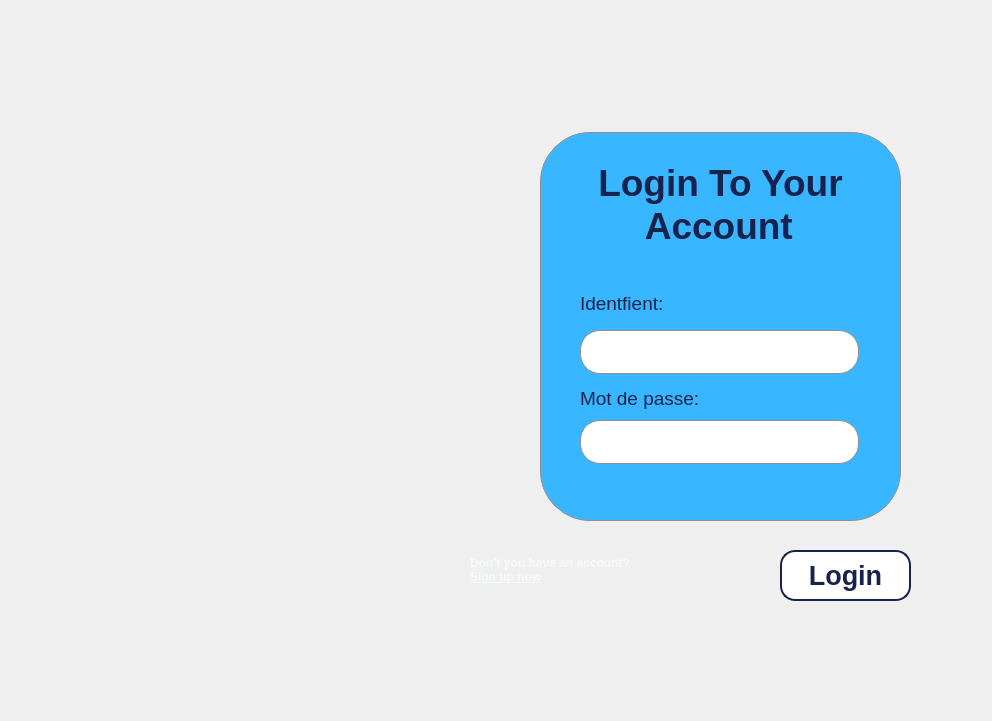
<?xml version="1.0" encoding="UTF-8"?>
<ui version="4.0">
 <class>MainWindow</class>
 <widget class="QMainWindow" name="MainWindow">
  <property name="geometry">
   <rect>
    <x>0</x>
    <y>0</y>
    <width>992</width>
    <height>721</height>
   </rect>
  </property>
  <property name="windowTitle">
   <string>Login And Register system</string>
  </property>
  <property name="windowIcon">
   <iconset resource="resources.qrc">
    <normaloff>:/images/OIP-removebg-preview (2).png</normaloff>:/images/OIP-removebg-preview (2).png</iconset>
  </property>
  <property name="styleSheet">
   <string notr="true">#centralwidget{
border-image: url(:/images/logbCK.png)

}</string>
  </property>
  <widget class="QWidget" name="centralwidget">
   <widget class="QGroupBox" name="groupBox">
    <property name="geometry">
     <rect>
      <x>540</x>
      <y>120</y>
      <width>361</width>
      <height>401</height>
     </rect>
    </property>
    <property name="sizePolicy">
     <sizepolicy hsizetype="Preferred" vsizetype="Expanding">
      <horstretch>0</horstretch>
      <verstretch>0</verstretch>
     </sizepolicy>
    </property>
    <property name="styleSheet">
     <string notr="true">QGroupBox {
    border: 1px solid #8f8f91;  /* Border color */
    border-radius: 50px;        /* Rounded corners */
    background-color: #38b6ff;  /* Background color */
    margin-top: 12px;           /* Space between title and border */
}

QGroupBox::title {
    subcontrol-origin: margin;  /* Positioning of the title */
    subcontrol-position: top left;  /* Align title to top-left */
    padding: 0 3px;             /* Padding around the title */
    background-color: #007BFF;  /* Title background color */
    color: white;               /* Title text color */
    border-radius: 5px;         /* Rounded title corners */
}
</string>
    </property>
    <property name="title">
     <string/>
    </property>
    <widget class="QLabel" name="label">
     <property name="geometry">
      <rect>
       <x>0</x>
       <y>0</y>
       <width>361</width>
       <height>171</height>
      </rect>
     </property>
     <property name="styleSheet">
      <string notr="true"/>
     </property>
     <property name="text">
      <string>&lt;html&gt;
&lt;head/&gt;
&lt;body&gt;
    &lt;div align=&quot;center&quot;&gt;
        &lt;span style=&quot;font-size:28pt; font-weight: bold; color: #17224d;&quot;&gt;Login To Your&lt;/span&gt;&lt;br style=&quot;line-height: 0; margin-bottom: -5px;&quot;&gt;
        &lt;span style=&quot;font-size:28pt; font-weight: bold; color: #17224d;&quot;&gt;Account&lt;/span&gt;
    &lt;/div&gt;
&lt;/body&gt;
&lt;/html&gt;
</string>
     </property>
     <property name="indent">
      <number>-1</number>
     </property>
    </widget>
    <widget class="QLineEdit" name="idlogin">
     <property name="geometry">
      <rect>
       <x>40</x>
       <y>210</y>
       <width>279</width>
       <height>44</height>
      </rect>
     </property>
     <property name="sizePolicy">
      <sizepolicy hsizetype="Expanding" vsizetype="Preferred">
       <horstretch>0</horstretch>
       <verstretch>0</verstretch>
      </sizepolicy>
     </property>
     <property name="styleSheet">
      <string notr="true">QLineEdit {
    border: 1px solid #8f8f91; /* Default border color */
    border-radius: 20px; /* Rounded corners */
    padding: 10px; /* Inner padding */
    background-color: white; /* Background color */
    font-family: &quot;Garet&quot;; /* Font */
    font-size: 12pt; /* Font size */
    color: #17224d; /* Text color */
}
QLineEdit:focus {
    border: 2px solid #17224d; /* Change border color on focus */
    background-color: #f0f0f0; /* Optional: change background on focus */
}
QLineEdit::placeholder {
    color: #c0c0c0; /* Placeholder color */
    font-family: &quot;Garet&quot;; /* Ensure Garet is installed */
    font-size: 12pt; /* Set font size */
}
</string>
     </property>
    </widget>
    <widget class="QLabel" name="username">
     <property name="geometry">
      <rect>
       <x>40</x>
       <y>165</y>
       <width>279</width>
       <height>38</height>
      </rect>
     </property>
     <property name="font">
      <font>
       <pointsize>14</pointsize>
      </font>
     </property>
     <property name="text">
      <string>&lt;html&gt;&lt;head/&gt;&lt;body&gt;&lt;p&gt;&lt;span style=&quot; font-family:'Garet'; color:#17224d;&quot;&gt;Identfient:&lt;/span&gt;&lt;/p&gt;&lt;/body&gt;&lt;/html&gt;</string>
     </property>
    </widget>
    <widget class="QLineEdit" name="passwordlogin">
     <property name="geometry">
      <rect>
       <x>40</x>
       <y>300</y>
       <width>279</width>
       <height>44</height>
      </rect>
     </property>
     <property name="sizePolicy">
      <sizepolicy hsizetype="Expanding" vsizetype="Preferred">
       <horstretch>0</horstretch>
       <verstretch>0</verstretch>
      </sizepolicy>
     </property>
     <property name="styleSheet">
      <string notr="true">QLineEdit {
     border: 1px solid #8f8f91; /* Default border color */
    border-radius: 20px; /* Rounded corners */
    padding: 10px; /* Inner padding */
    background-color: white; /* Background color */
    font-family: &quot;Garet&quot;; /* Font */
    font-size: 14pt; /* Font size */
    color: #17224d; /* Text color */
}
QLineEdit:focus {
    border: 2px solid #17224d; /* Change border color on focus */
    background-color: #f0f0f0; /* Optional: change background on focus */
}
QLineEdit::placeholder {
    color: #c0c0c0; /* Placeholder color */
    font-family: &quot;Garet&quot;; /* Ensure Garet is installed */
    font-size: 12pt; /* Set font size */
}
</string>
     </property>
     <property name="echoMode">
      <enum>QLineEdit::Normal</enum>
     </property>
    </widget>
    <widget class="QLabel" name="username_2">
     <property name="geometry">
      <rect>
       <x>40</x>
       <y>260</y>
       <width>279</width>
       <height>38</height>
      </rect>
     </property>
     <property name="font">
      <font>
       <pointsize>14</pointsize>
      </font>
     </property>
     <property name="text">
      <string>&lt;html&gt;&lt;head/&gt;&lt;body&gt;&lt;p&gt;&lt;span style=&quot; font-family:'Garet'; color:#17224d;&quot;&gt;Mot de passe:&lt;/span&gt;&lt;/p&gt;&lt;/body&gt;&lt;/html&gt;</string>
     </property>
    </widget>
   </widget>
   <widget class="QPushButton" name="login">
    <property name="geometry">
     <rect>
      <x>780</x>
      <y>550</y>
      <width>131</width>
      <height>51</height>
     </rect>
    </property>
    <property name="styleSheet">
     <string notr="true">QPushButton {
    font-family: 'Garet';            /* Set the font to Garet */
    font-size: 20pt;               /* Set the font size to 24.1 pt */
    font-weight: bold;               /* Make the text bold */
    color: #17224d;                  /* Set the text color to #17224d */
    background-color: white;         /* Default background color */
    border-radius: 15px;             /* Rounded corners */
    border: 2px solid #17224d;       /* Border color */
}

QPushButton:pressed {
    background-color: #38b6ff;       /* Background color when pressed */
    color: white;                    /* Text color when pressed */
}
</string>
    </property>
    <property name="text">
     <string>Login</string>
    </property>
   </widget>
   <widget class="QLabel" name="label_2">
    <property name="geometry">
     <rect>
      <x>470</x>
      <y>540</y>
      <width>291</width>
      <height>61</height>
     </rect>
    </property>
    <property name="styleSheet">
     <string notr="true">QLabel {
    color: #f4fafb;
}
</string>
    </property>
    <property name="text">
     <string>&lt;p style=&quot;margin: 0; line-height: 1;&quot;&gt;&lt;b&gt;Don’t you have an account?&lt;/b&gt;&lt;/p&gt;
&lt;p style=&quot;margin: 0; line-height: 1;&quot;&gt;
    &lt;b&gt;&lt;a href=&quot;#signup&quot; style=&quot;color: #f4fafb; text-decoration: underline;&quot;&gt;Sign up now&lt;/a&gt;&lt;/b&gt;
&lt;/p&gt;
</string>
    </property>
   </widget>
  </widget>
 </widget>
 <resources>
  <include location="resources.qrc"/>
 </resources>
 <connections/>
</ui>
